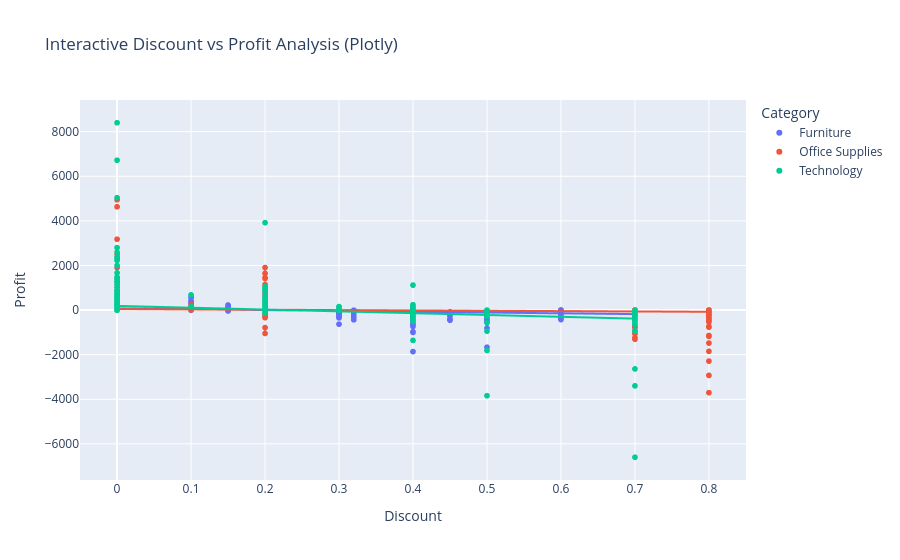

Write notebook code for a chart like this one.
### Markdown cell above
### 6.3 Plotly Express version (interactivity comparison)

### Code cell
# Advanced: Plotly comparison
import plotly.express as px

fig = px.scatter(df, x='Discount', y='Profit', color='Category',
                  hover_data=['Product Name', 'Sales'],
                  title='Interactive Discount vs Profit Analysis (Plotly)',
                  trendline='ols')
fig.show()

print("PLOTLY vs MATPLOTLIB + IPYWIDGETS COMPARISON:\n")
print("Plotly advantages:")
print("- Built-in interactivity (zoom, pan, hover) with no extra widget code")
print("- Easy to share online / embed in a web page as standalone HTML")
print("- Professional tooltips and legends out of the box")
print("- Automatic responsive layout\n")
print("Matplotlib + ipywidgets advantages:")
print("- More fine-grained customization control")
print("- Better integration with the classic Jupyter notebook workflow")
print("- Smaller output/file sizes (static PNG vs embedded JS)")
print("- More familiar to most Python data scientists / lighter dependency footprint")

### Figure 1 — Plotly figure (JSON) as saved in the notebook; plotly's stock layout.template omitted (floating-point values rounded to 4 significant figures; data arrays with more than 128 entries replaced by an {"elided": "..."} marker saying what was removed)
{"data": [{"customdata": {"elided": "2121x2 mixed values"}, "hovertemplate": "Category=Furniture<br>Discount=%{x}<br>Profit=%{y}<br>Product Name=%{customdata[0]}<br>Sales=%{customdata[1]}<extra></extra>", "legendgroup": "Furniture", "marker": {"color": "#636efa", "symbol": "circle"}, "mode": "markers", "name": "Furniture", "showlegend": true, "type": "scattergl", "x": {"elided": "2121 float values"}, "xaxis": "x", "y": {"elided": "2121 float values"}, "yaxis": "y"}, {"hovertemplate": "<b>OLS trendline</b><br>Profit = -362.53 * Discount + 71.7516<br>R<sup>2</sup>=0.234032<br><br>Category=Furniture<br>Discount=%{x}<br>Profit=%{y} <b>(trend)</b><extra></extra>", "legendgroup": "Furniture", "marker": {"color": "#636efa", "symbol": "circle"}, "mode": "lines", "name": "Furniture", "showlegend": false, "type": "scattergl", "x": {"elided": "2121 float values"}, "xaxis": "x", "y": {"elided": "2121 float values"}, "yaxis": "y"}, {"customdata": {"elided": "6026x2 mixed values"}, "hovertemplate": "Category=Office Supplies<br>Discount=%{x}<br>Profit=%{y}<br>Product Name=%{customdata[0]}<br>Sales=%{customdata[1]}<extra></extra>", "legendgroup": "Office Supplies", "marker": {"color": "#EF553B", "symbol": "circle"}, "mode": "markers", "name": "Office Supplies", "showlegend": true, "type": "scattergl", "x": {"elided": "6026 float values"}, "xaxis": "x", "y": {"elided": "6026 float values"}, "yaxis": "y"}, {"hovertemplate": "<b>OLS trendline</b><br>Profit = -150.009 * Discount + 43.9212<br>R<sup>2</sup>=0.043592<br><br>Category=Office Supplies<br>Discount=%{x}<br>Profit=%{y} <b>(trend)</b><extra></extra>", "legendgroup": "Office Supplies", "marker": {"color": "#EF553B", "symbol": "circle"}, "mode": "lines", "name": "Office Supplies", "showlegend": false, "type": "scattergl", "x": {"elided": "6026 float values"}, "xaxis": "x", "y": {"elided": "6026 float values"}, "yaxis": "y"}, {"customdata": {"elided": "1847x2 mixed values"}, "hovertemplate": "Category=Technology<br>Discount=%{x}<br>Profit=%{y}<br>Product Name=%{customdata[0]}<br>Sales=%{customdata[1]}<extra></extra>", "legendgroup": "Technology", "marker": {"color": "#00cc96", "symbol": "circle"}, "mode": "markers", "name": "Technology", "showlegend": true, "type": "scattergl", "x": {"elided": "1847 float values"}, "xaxis": "x", "y": {"elided": "1847 float values"}, "yaxis": "y"}, {"hovertemplate": "<b>OLS trendline</b><br>Profit = -814.329 * Discount + 186.506<br>R<sup>2</sup>=0.072282<br><br>Category=Technology<br>Discount=%{x}<br>Profit=%{y} <b>(trend)</b><extra></extra>", "legendgroup": "Technology", "marker": {"color": "#00cc96", "symbol": "circle"}, "mode": "lines", "name": "Technology", "showlegend": false, "type": "scattergl", "x": {"elided": "1847 float values"}, "xaxis": "x", "y": {"elided": "1847 float values"}, "yaxis": "y"}], "layout": {"legend": {"title": {"text": "Category"}, "tracegroupgap": 0}, "title": {"text": "Interactive Discount vs Profit Analysis (Plotly)"}, "xaxis": {"anchor": "y", "domain": [0, 1], "title": {"text": "Discount"}}, "yaxis": {"anchor": "x", "domain": [0, 1], "title": {"text": "Profit"}}}}
